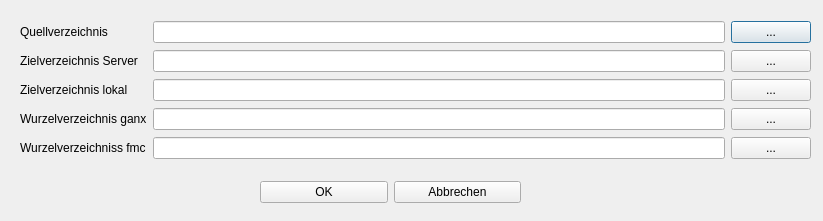
<?xml version="1.0" encoding="UTF-8"?>
<ui version="4.0">
 <class>Dialog_Einstellung_pfade</class>
 <widget class="QDialog" name="Dialog_Einstellung_pfade">
  <property name="geometry">
   <rect>
    <x>0</x>
    <y>0</y>
    <width>823</width>
    <height>221</height>
   </rect>
  </property>
  <property name="windowTitle">
   <string>Einstellung Pfade</string>
  </property>
  <property name="modal">
   <bool>true</bool>
  </property>
  <widget class="QWidget" name="layoutWidget">
   <property name="geometry">
    <rect>
     <x>20</x>
     <y>20</y>
     <width>791</width>
     <height>141</height>
    </rect>
   </property>
   <layout class="QGridLayout" name="gridLayout">
    <item row="3" column="0">
     <widget class="QLabel" name="label_4">
      <property name="text">
       <string>Wurzelverzeichnis ganx</string>
      </property>
     </widget>
    </item>
    <item row="3" column="1">
     <widget class="QLineEdit" name="lineEdit_root_ganx"/>
    </item>
    <item row="0" column="0">
     <widget class="QLabel" name="label">
      <property name="text">
       <string>Quellverzeichnis</string>
      </property>
     </widget>
    </item>
    <item row="2" column="1">
     <widget class="QLineEdit" name="lineEdit_ziel_lokal"/>
    </item>
    <item row="0" column="1">
     <widget class="QLineEdit" name="lineEdit_quelle"/>
    </item>
    <item row="4" column="0">
     <widget class="QLabel" name="label_5">
      <property name="text">
       <string>Wurzelverzeichniss fmc</string>
      </property>
     </widget>
    </item>
    <item row="1" column="1">
     <widget class="QLineEdit" name="lineEdit_ziel_server"/>
    </item>
    <item row="1" column="0">
     <widget class="QLabel" name="label_2">
      <property name="text">
       <string>Zielverzeichnis Server</string>
      </property>
     </widget>
    </item>
    <item row="2" column="0">
     <widget class="QLabel" name="label_3">
      <property name="text">
       <string>Zielverzeichnis lokal</string>
      </property>
     </widget>
    </item>
    <item row="4" column="1">
     <widget class="QLineEdit" name="lineEdit_root_fmc"/>
    </item>
    <item row="0" column="2">
     <widget class="QPushButton" name="pushButton_quelle">
      <property name="text">
       <string>...</string>
      </property>
     </widget>
    </item>
    <item row="1" column="2">
     <widget class="QPushButton" name="pushButton_ziel_server">
      <property name="text">
       <string>...</string>
      </property>
     </widget>
    </item>
    <item row="2" column="2">
     <widget class="QPushButton" name="pushButton_ziel_lokal">
      <property name="text">
       <string>...</string>
      </property>
     </widget>
    </item>
    <item row="3" column="2">
     <widget class="QPushButton" name="pushButton_root_ganx">
      <property name="text">
       <string>...</string>
      </property>
     </widget>
    </item>
    <item row="4" column="2">
     <widget class="QPushButton" name="pushButton_root_fmc">
      <property name="text">
       <string>...</string>
      </property>
     </widget>
    </item>
   </layout>
  </widget>
  <widget class="QWidget" name="layoutWidget">
   <property name="geometry">
    <rect>
     <x>260</x>
     <y>180</y>
     <width>261</width>
     <height>25</height>
    </rect>
   </property>
   <layout class="QHBoxLayout" name="horizontalLayout">
    <item>
     <widget class="QPushButton" name="pushButton_ok">
      <property name="text">
       <string>OK</string>
      </property>
     </widget>
    </item>
    <item>
     <widget class="QPushButton" name="pushButton_abbrechen">
      <property name="text">
       <string>Abbrechen</string>
      </property>
     </widget>
    </item>
   </layout>
  </widget>
 </widget>
 <tabstops>
  <tabstop>lineEdit_quelle</tabstop>
  <tabstop>lineEdit_ziel_server</tabstop>
  <tabstop>lineEdit_ziel_lokal</tabstop>
  <tabstop>lineEdit_root_ganx</tabstop>
  <tabstop>lineEdit_root_fmc</tabstop>
  <tabstop>pushButton_ok</tabstop>
  <tabstop>pushButton_abbrechen</tabstop>
  <tabstop>pushButton_quelle</tabstop>
  <tabstop>pushButton_ziel_server</tabstop>
  <tabstop>pushButton_ziel_lokal</tabstop>
  <tabstop>pushButton_root_ganx</tabstop>
  <tabstop>pushButton_root_fmc</tabstop>
 </tabstops>
 <resources/>
 <connections/>
</ui>
